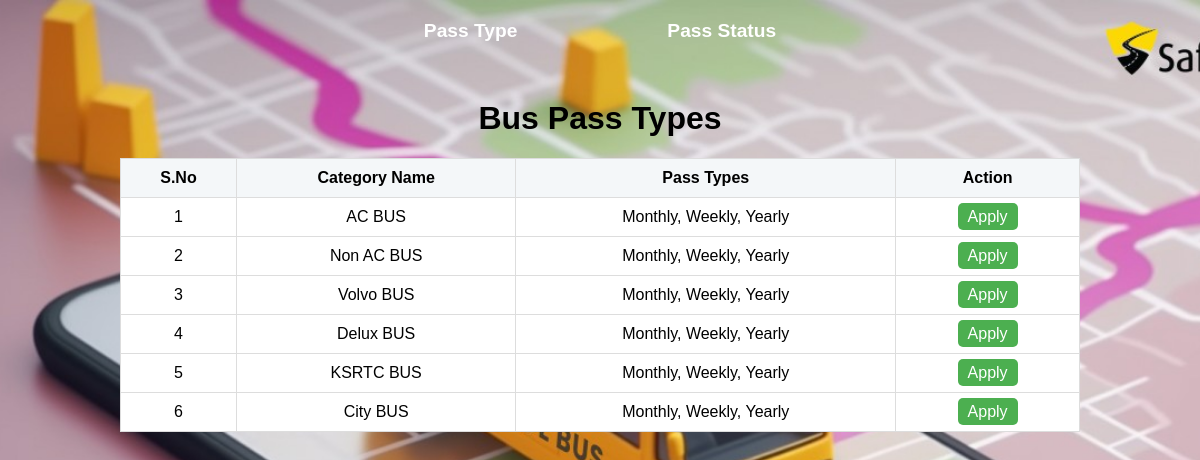
Screenshot of /pass_type.php with the database file from the repository.
### tables this page shows
CREATE TABLE bus_categories (
    id INT AUTO_INCREMENT PRIMARY KEY,
    category_name VARCHAR(255) NOT NULL
);

### pass_type.php (the view, shortened to what this page needs)
<?php
$servername = "localhost";
$username = "root";
$password = "";
$dbname = "bus_management";
$conn = new mysqli($servername, $username, $password, $dbname);
$sql = "SELECT * FROM bus_categories";
$result = $conn->query($sql);
?>
<!DOCTYPE html>
<html lang="en">
<head>
</head>
<body>
    <div class="nav-container">
        <a href="pass_type.php">Pass Type</a>
        <a href="user_status.php">Pass Status</a>
    </div>
    <h1>Bus Pass Types</h1>
    <table>
        <thead>
            <tr>
                <th>S.No</th>
                <th>Category Name</th>
                <th>Pass Types</th>
                <th>Action</th>
            </tr>
        </thead>
        <tbody>
            <?php
            if ($result->num_rows > 0) {
                $sno = 1;
                while ($category = $result->fetch_assoc()) {
                    $category_id = $category['id'];
                    $pass_types_sql = "SELECT pass_type FROM bus_pass_types WHERE bus_category_id = $category_id";
                    $pass_types_result = $conn->query($pass_types_sql);
                    $pass_types = [];
                    while ($pass_type = $pass_types_result->fetch_assoc()) {
                        $pass_types[] = $pass_type['pass_type'];
                    }
                    echo "<tr>";
                    echo "<td>" . $sno++ . "</td>";
                    echo "<td>" . $category['category_name'] . "</td>";
                    echo "<td>" . implode(", ", $pass_types) . "</td>";
                    echo "<td><a href='pass_booking.php?category_id=" . $category['id'] . "&sno=" . ($sno - 1) . "' class='action-btn'>Apply</a></td>";
                    echo "</tr>";
                }
            } else {
                echo "<tr><td colspan='4'>No categories available.</td></tr>";
            }
            ?>
        </tbody>
    </table>
</body>
</html>

### pass_type.php (style rules this page uses)
body { background: url('images/admin.jpg') no-repeat center center fixed; background-size: cover; font-family: Arial, sans-serif; margin: 0; padding: 0; }
table { width: 80%; margin: 20px auto; border-collapse: collapse; background-color: white; }
th, td { padding: 10px; text-align: center; border: 1px solid #ddd; }
th { background-color: #f4f7f9; }
.action-btn { padding: 5px 10px; margin: 5px; border-radius: 5px; cursor: pointer; text-decoration: none; color: white; background-color: #4CAF50; }
.nav-container { width: 100%; padding: 10px 0; position: fixed; top: 0; display: flex; justify-content: center; gap: 110px; z-index: 1000; }
.nav-container a { color: white; text-decoration: none; font-size: 1.2rem; font-weight: bold; padding: 10px 20px; border-radius: 20px; transition: background-color 0.3s, color 0.3s; }
h1 { text-align: center; margin-top: 100px; }

### rows the page displays
bus_categories: category_name "AC BUS", pass_types "Monthly, Weekly, Yearly"
bus_categories: category_name "Non AC BUS", pass_types "Monthly, Weekly, Yearly"
bus_categories: category_name "Volvo BUS", pass_types "Monthly, Weekly, Yearly"
bus_categories: category_name "Delux BUS", pass_types "Monthly, Weekly, Yearly"
bus_categories: category_name "KSRTC BUS", pass_types "Monthly, Weekly, Yearly"
bus_categories: category_name "City BUS", pass_types "Monthly, Weekly, Yearly"
